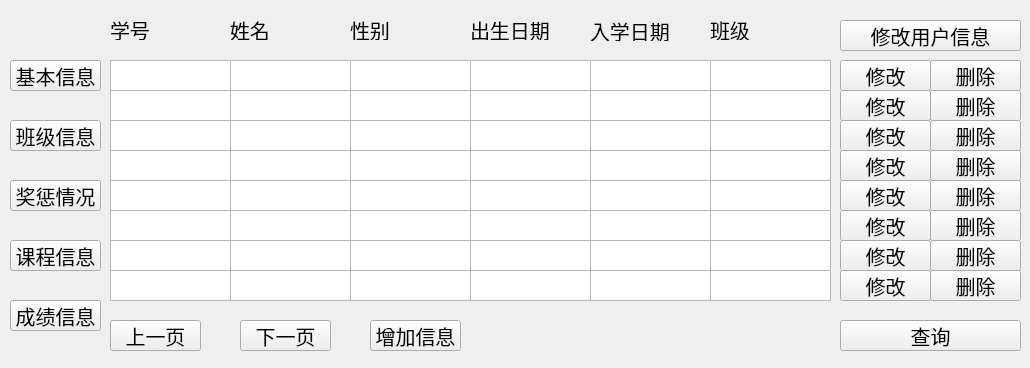
<?xml version="1.0" encoding="UTF-8"?>
<ui version="4.0">
 <class>Form</class>
 <widget class="QWidget" name="Form">
  <property name="geometry">
   <rect>
    <x>0</x>
    <y>0</y>
    <width>1030</width>
    <height>368</height>
   </rect>
  </property>
  <property name="minimumSize">
   <size>
    <width>1030</width>
    <height>368</height>
   </size>
  </property>
  <property name="maximumSize">
   <size>
    <width>1030</width>
    <height>368</height>
   </size>
  </property>
  <property name="windowTitle">
   <string>Form</string>
  </property>
  <widget class="QLabel" name="label_2">
   <property name="geometry">
    <rect>
     <x>230</x>
     <y>20</y>
     <width>61</width>
     <height>20</height>
    </rect>
   </property>
   <property name="font">
    <font>
     <family>楷体</family>
     <pointsize>15</pointsize>
    </font>
   </property>
   <property name="text">
    <string>姓名</string>
   </property>
  </widget>
  <widget class="QLabel" name="label_3">
   <property name="geometry">
    <rect>
     <x>110</x>
     <y>20</y>
     <width>61</width>
     <height>20</height>
    </rect>
   </property>
   <property name="font">
    <font>
     <family>楷体</family>
     <pointsize>15</pointsize>
    </font>
   </property>
   <property name="text">
    <string>学号</string>
   </property>
  </widget>
  <widget class="QLabel" name="label_4">
   <property name="geometry">
    <rect>
     <x>350</x>
     <y>20</y>
     <width>61</width>
     <height>20</height>
    </rect>
   </property>
   <property name="font">
    <font>
     <family>楷体</family>
     <pointsize>15</pointsize>
    </font>
   </property>
   <property name="text">
    <string>性别</string>
   </property>
  </widget>
  <widget class="QLabel" name="label_5">
   <property name="geometry">
    <rect>
     <x>470</x>
     <y>20</y>
     <width>81</width>
     <height>20</height>
    </rect>
   </property>
   <property name="font">
    <font>
     <family>楷体</family>
     <pointsize>15</pointsize>
    </font>
   </property>
   <property name="text">
    <string>出生日期</string>
   </property>
  </widget>
  <widget class="QLabel" name="label_6">
   <property name="geometry">
    <rect>
     <x>590</x>
     <y>20</y>
     <width>81</width>
     <height>21</height>
    </rect>
   </property>
   <property name="font">
    <font>
     <family>楷体</family>
     <pointsize>15</pointsize>
    </font>
   </property>
   <property name="text">
    <string>入学日期</string>
   </property>
  </widget>
  <widget class="QPushButton" name="pushButton">
   <property name="geometry">
    <rect>
     <x>10</x>
     <y>60</y>
     <width>91</width>
     <height>31</height>
    </rect>
   </property>
   <property name="font">
    <font>
     <family>楷体</family>
     <pointsize>15</pointsize>
    </font>
   </property>
   <property name="text">
    <string>基本信息</string>
   </property>
  </widget>
  <widget class="QPushButton" name="pushButton_2">
   <property name="geometry">
    <rect>
     <x>10</x>
     <y>120</y>
     <width>91</width>
     <height>31</height>
    </rect>
   </property>
   <property name="font">
    <font>
     <family>楷体</family>
     <pointsize>15</pointsize>
    </font>
   </property>
   <property name="text">
    <string>班级信息</string>
   </property>
  </widget>
  <widget class="QPushButton" name="pushButton_3">
   <property name="geometry">
    <rect>
     <x>10</x>
     <y>180</y>
     <width>91</width>
     <height>31</height>
    </rect>
   </property>
   <property name="font">
    <font>
     <family>楷体</family>
     <pointsize>15</pointsize>
    </font>
   </property>
   <property name="text">
    <string>奖惩情况</string>
   </property>
  </widget>
  <widget class="QLabel" name="label_7">
   <property name="geometry">
    <rect>
     <x>710</x>
     <y>20</y>
     <width>61</width>
     <height>20</height>
    </rect>
   </property>
   <property name="font">
    <font>
     <family>楷体</family>
     <pointsize>15</pointsize>
    </font>
   </property>
   <property name="text">
    <string>班级</string>
   </property>
  </widget>
  <widget class="QPushButton" name="pushButton_4">
   <property name="geometry">
    <rect>
     <x>110</x>
     <y>320</y>
     <width>91</width>
     <height>31</height>
    </rect>
   </property>
   <property name="font">
    <font>
     <family>楷体</family>
     <pointsize>15</pointsize>
    </font>
   </property>
   <property name="text">
    <string>上一页</string>
   </property>
  </widget>
  <widget class="QPushButton" name="pushButton_5">
   <property name="geometry">
    <rect>
     <x>240</x>
     <y>320</y>
     <width>91</width>
     <height>31</height>
    </rect>
   </property>
   <property name="font">
    <font>
     <family>楷体</family>
     <pointsize>15</pointsize>
    </font>
   </property>
   <property name="text">
    <string>下一页</string>
   </property>
  </widget>
  <widget class="QTextBrowser" name="textBrowser_1">
   <property name="geometry">
    <rect>
     <x>110</x>
     <y>60</y>
     <width>121</width>
     <height>31</height>
    </rect>
   </property>
  </widget>
  <widget class="QTextBrowser" name="textBrowser_2">
   <property name="geometry">
    <rect>
     <x>230</x>
     <y>60</y>
     <width>121</width>
     <height>31</height>
    </rect>
   </property>
  </widget>
  <widget class="QTextBrowser" name="textBrowser_3">
   <property name="geometry">
    <rect>
     <x>350</x>
     <y>60</y>
     <width>121</width>
     <height>31</height>
    </rect>
   </property>
  </widget>
  <widget class="QTextBrowser" name="textBrowser_4">
   <property name="geometry">
    <rect>
     <x>470</x>
     <y>60</y>
     <width>121</width>
     <height>31</height>
    </rect>
   </property>
  </widget>
  <widget class="QTextBrowser" name="textBrowser_5">
   <property name="geometry">
    <rect>
     <x>590</x>
     <y>60</y>
     <width>121</width>
     <height>31</height>
    </rect>
   </property>
  </widget>
  <widget class="QTextBrowser" name="textBrowser_6">
   <property name="geometry">
    <rect>
     <x>710</x>
     <y>60</y>
     <width>121</width>
     <height>31</height>
    </rect>
   </property>
  </widget>
  <widget class="QPushButton" name="pushButton_6">
   <property name="geometry">
    <rect>
     <x>840</x>
     <y>60</y>
     <width>91</width>
     <height>31</height>
    </rect>
   </property>
   <property name="font">
    <font>
     <family>楷体</family>
     <pointsize>15</pointsize>
    </font>
   </property>
   <property name="text">
    <string>修改</string>
   </property>
  </widget>
  <widget class="QTextBrowser" name="textBrowser_10">
   <property name="geometry">
    <rect>
     <x>470</x>
     <y>90</y>
     <width>121</width>
     <height>31</height>
    </rect>
   </property>
  </widget>
  <widget class="QTextBrowser" name="textBrowser_9">
   <property name="geometry">
    <rect>
     <x>350</x>
     <y>90</y>
     <width>121</width>
     <height>31</height>
    </rect>
   </property>
  </widget>
  <widget class="QPushButton" name="pushButton_7">
   <property name="geometry">
    <rect>
     <x>840</x>
     <y>90</y>
     <width>91</width>
     <height>31</height>
    </rect>
   </property>
   <property name="font">
    <font>
     <family>楷体</family>
     <pointsize>15</pointsize>
    </font>
   </property>
   <property name="text">
    <string>修改</string>
   </property>
  </widget>
  <widget class="QTextBrowser" name="textBrowser_7">
   <property name="geometry">
    <rect>
     <x>110</x>
     <y>90</y>
     <width>121</width>
     <height>31</height>
    </rect>
   </property>
  </widget>
  <widget class="QTextBrowser" name="textBrowser_11">
   <property name="geometry">
    <rect>
     <x>590</x>
     <y>90</y>
     <width>121</width>
     <height>31</height>
    </rect>
   </property>
  </widget>
  <widget class="QTextBrowser" name="textBrowser_8">
   <property name="geometry">
    <rect>
     <x>230</x>
     <y>90</y>
     <width>121</width>
     <height>31</height>
    </rect>
   </property>
  </widget>
  <widget class="QTextBrowser" name="textBrowser_12">
   <property name="geometry">
    <rect>
     <x>710</x>
     <y>90</y>
     <width>121</width>
     <height>31</height>
    </rect>
   </property>
  </widget>
  <widget class="QTextBrowser" name="textBrowser_16">
   <property name="geometry">
    <rect>
     <x>470</x>
     <y>120</y>
     <width>121</width>
     <height>31</height>
    </rect>
   </property>
  </widget>
  <widget class="QTextBrowser" name="textBrowser_15">
   <property name="geometry">
    <rect>
     <x>350</x>
     <y>120</y>
     <width>121</width>
     <height>31</height>
    </rect>
   </property>
  </widget>
  <widget class="QPushButton" name="pushButton_8">
   <property name="geometry">
    <rect>
     <x>840</x>
     <y>120</y>
     <width>91</width>
     <height>31</height>
    </rect>
   </property>
   <property name="font">
    <font>
     <family>楷体</family>
     <pointsize>15</pointsize>
    </font>
   </property>
   <property name="text">
    <string>修改</string>
   </property>
  </widget>
  <widget class="QTextBrowser" name="textBrowser_13">
   <property name="geometry">
    <rect>
     <x>110</x>
     <y>120</y>
     <width>121</width>
     <height>31</height>
    </rect>
   </property>
  </widget>
  <widget class="QTextBrowser" name="textBrowser_17">
   <property name="geometry">
    <rect>
     <x>590</x>
     <y>120</y>
     <width>121</width>
     <height>31</height>
    </rect>
   </property>
  </widget>
  <widget class="QTextBrowser" name="textBrowser_14">
   <property name="geometry">
    <rect>
     <x>230</x>
     <y>120</y>
     <width>121</width>
     <height>31</height>
    </rect>
   </property>
  </widget>
  <widget class="QTextBrowser" name="textBrowser_18">
   <property name="geometry">
    <rect>
     <x>710</x>
     <y>120</y>
     <width>121</width>
     <height>31</height>
    </rect>
   </property>
  </widget>
  <widget class="QTextBrowser" name="textBrowser_22">
   <property name="geometry">
    <rect>
     <x>470</x>
     <y>150</y>
     <width>121</width>
     <height>31</height>
    </rect>
   </property>
  </widget>
  <widget class="QTextBrowser" name="textBrowser_21">
   <property name="geometry">
    <rect>
     <x>350</x>
     <y>150</y>
     <width>121</width>
     <height>31</height>
    </rect>
   </property>
  </widget>
  <widget class="QPushButton" name="pushButton_9">
   <property name="geometry">
    <rect>
     <x>840</x>
     <y>150</y>
     <width>91</width>
     <height>31</height>
    </rect>
   </property>
   <property name="font">
    <font>
     <family>楷体</family>
     <pointsize>15</pointsize>
    </font>
   </property>
   <property name="text">
    <string>修改</string>
   </property>
  </widget>
  <widget class="QTextBrowser" name="textBrowser_19">
   <property name="geometry">
    <rect>
     <x>110</x>
     <y>150</y>
     <width>121</width>
     <height>31</height>
    </rect>
   </property>
  </widget>
  <widget class="QTextBrowser" name="textBrowser_23">
   <property name="geometry">
    <rect>
     <x>590</x>
     <y>150</y>
     <width>121</width>
     <height>31</height>
    </rect>
   </property>
  </widget>
  <widget class="QTextBrowser" name="textBrowser_20">
   <property name="geometry">
    <rect>
     <x>230</x>
     <y>150</y>
     <width>121</width>
     <height>31</height>
    </rect>
   </property>
  </widget>
  <widget class="QTextBrowser" name="textBrowser_24">
   <property name="geometry">
    <rect>
     <x>710</x>
     <y>150</y>
     <width>121</width>
     <height>31</height>
    </rect>
   </property>
  </widget>
  <widget class="QTextBrowser" name="textBrowser_28">
   <property name="geometry">
    <rect>
     <x>470</x>
     <y>180</y>
     <width>121</width>
     <height>31</height>
    </rect>
   </property>
  </widget>
  <widget class="QTextBrowser" name="textBrowser_27">
   <property name="geometry">
    <rect>
     <x>350</x>
     <y>180</y>
     <width>121</width>
     <height>31</height>
    </rect>
   </property>
  </widget>
  <widget class="QPushButton" name="pushButton_10">
   <property name="geometry">
    <rect>
     <x>840</x>
     <y>180</y>
     <width>91</width>
     <height>31</height>
    </rect>
   </property>
   <property name="font">
    <font>
     <family>楷体</family>
     <pointsize>15</pointsize>
    </font>
   </property>
   <property name="text">
    <string>修改</string>
   </property>
  </widget>
  <widget class="QTextBrowser" name="textBrowser_25">
   <property name="geometry">
    <rect>
     <x>110</x>
     <y>180</y>
     <width>121</width>
     <height>31</height>
    </rect>
   </property>
  </widget>
  <widget class="QTextBrowser" name="textBrowser_29">
   <property name="geometry">
    <rect>
     <x>590</x>
     <y>180</y>
     <width>121</width>
     <height>31</height>
    </rect>
   </property>
  </widget>
  <widget class="QTextBrowser" name="textBrowser_26">
   <property name="geometry">
    <rect>
     <x>230</x>
     <y>180</y>
     <width>121</width>
     <height>31</height>
    </rect>
   </property>
  </widget>
  <widget class="QTextBrowser" name="textBrowser_30">
   <property name="geometry">
    <rect>
     <x>710</x>
     <y>180</y>
     <width>121</width>
     <height>31</height>
    </rect>
   </property>
  </widget>
  <widget class="QTextBrowser" name="textBrowser_34">
   <property name="geometry">
    <rect>
     <x>470</x>
     <y>210</y>
     <width>121</width>
     <height>31</height>
    </rect>
   </property>
  </widget>
  <widget class="QTextBrowser" name="textBrowser_33">
   <property name="geometry">
    <rect>
     <x>350</x>
     <y>210</y>
     <width>121</width>
     <height>31</height>
    </rect>
   </property>
  </widget>
  <widget class="QPushButton" name="pushButton_11">
   <property name="geometry">
    <rect>
     <x>840</x>
     <y>210</y>
     <width>91</width>
     <height>31</height>
    </rect>
   </property>
   <property name="font">
    <font>
     <family>楷体</family>
     <pointsize>15</pointsize>
    </font>
   </property>
   <property name="text">
    <string>修改</string>
   </property>
  </widget>
  <widget class="QTextBrowser" name="textBrowser_31">
   <property name="geometry">
    <rect>
     <x>110</x>
     <y>210</y>
     <width>121</width>
     <height>31</height>
    </rect>
   </property>
  </widget>
  <widget class="QTextBrowser" name="textBrowser_35">
   <property name="geometry">
    <rect>
     <x>590</x>
     <y>210</y>
     <width>121</width>
     <height>31</height>
    </rect>
   </property>
  </widget>
  <widget class="QTextBrowser" name="textBrowser_32">
   <property name="geometry">
    <rect>
     <x>230</x>
     <y>210</y>
     <width>121</width>
     <height>31</height>
    </rect>
   </property>
  </widget>
  <widget class="QTextBrowser" name="textBrowser_36">
   <property name="geometry">
    <rect>
     <x>710</x>
     <y>210</y>
     <width>121</width>
     <height>31</height>
    </rect>
   </property>
  </widget>
  <widget class="QTextBrowser" name="textBrowser_40">
   <property name="geometry">
    <rect>
     <x>470</x>
     <y>240</y>
     <width>121</width>
     <height>31</height>
    </rect>
   </property>
  </widget>
  <widget class="QTextBrowser" name="textBrowser_39">
   <property name="geometry">
    <rect>
     <x>350</x>
     <y>240</y>
     <width>121</width>
     <height>31</height>
    </rect>
   </property>
  </widget>
  <widget class="QPushButton" name="pushButton_12">
   <property name="geometry">
    <rect>
     <x>840</x>
     <y>240</y>
     <width>91</width>
     <height>31</height>
    </rect>
   </property>
   <property name="font">
    <font>
     <family>楷体</family>
     <pointsize>15</pointsize>
    </font>
   </property>
   <property name="text">
    <string>修改</string>
   </property>
  </widget>
  <widget class="QTextBrowser" name="textBrowser_37">
   <property name="geometry">
    <rect>
     <x>110</x>
     <y>240</y>
     <width>121</width>
     <height>31</height>
    </rect>
   </property>
  </widget>
  <widget class="QTextBrowser" name="textBrowser_41">
   <property name="geometry">
    <rect>
     <x>590</x>
     <y>240</y>
     <width>121</width>
     <height>31</height>
    </rect>
   </property>
  </widget>
  <widget class="QTextBrowser" name="textBrowser_38">
   <property name="geometry">
    <rect>
     <x>230</x>
     <y>240</y>
     <width>121</width>
     <height>31</height>
    </rect>
   </property>
  </widget>
  <widget class="QTextBrowser" name="textBrowser_42">
   <property name="geometry">
    <rect>
     <x>710</x>
     <y>240</y>
     <width>121</width>
     <height>31</height>
    </rect>
   </property>
  </widget>
  <widget class="QTextBrowser" name="textBrowser_43">
   <property name="geometry">
    <rect>
     <x>110</x>
     <y>270</y>
     <width>121</width>
     <height>31</height>
    </rect>
   </property>
  </widget>
  <widget class="QTextBrowser" name="textBrowser_44">
   <property name="geometry">
    <rect>
     <x>230</x>
     <y>270</y>
     <width>121</width>
     <height>31</height>
    </rect>
   </property>
  </widget>
  <widget class="QPushButton" name="pushButton_13">
   <property name="geometry">
    <rect>
     <x>840</x>
     <y>270</y>
     <width>91</width>
     <height>31</height>
    </rect>
   </property>
   <property name="font">
    <font>
     <family>楷体</family>
     <pointsize>15</pointsize>
    </font>
   </property>
   <property name="text">
    <string>修改</string>
   </property>
  </widget>
  <widget class="QTextBrowser" name="textBrowser_45">
   <property name="geometry">
    <rect>
     <x>350</x>
     <y>270</y>
     <width>121</width>
     <height>31</height>
    </rect>
   </property>
  </widget>
  <widget class="QTextBrowser" name="textBrowser_46">
   <property name="geometry">
    <rect>
     <x>470</x>
     <y>270</y>
     <width>121</width>
     <height>31</height>
    </rect>
   </property>
  </widget>
  <widget class="QTextBrowser" name="textBrowser_47">
   <property name="geometry">
    <rect>
     <x>590</x>
     <y>270</y>
     <width>121</width>
     <height>31</height>
    </rect>
   </property>
  </widget>
  <widget class="QTextBrowser" name="textBrowser_48">
   <property name="geometry">
    <rect>
     <x>710</x>
     <y>270</y>
     <width>121</width>
     <height>31</height>
    </rect>
   </property>
  </widget>
  <widget class="QPushButton" name="pushButton_14">
   <property name="geometry">
    <rect>
     <x>10</x>
     <y>240</y>
     <width>91</width>
     <height>31</height>
    </rect>
   </property>
   <property name="font">
    <font>
     <family>楷体</family>
     <pointsize>15</pointsize>
    </font>
   </property>
   <property name="text">
    <string>课程信息</string>
   </property>
  </widget>
  <widget class="QPushButton" name="pushButton_15">
   <property name="geometry">
    <rect>
     <x>10</x>
     <y>300</y>
     <width>91</width>
     <height>31</height>
    </rect>
   </property>
   <property name="font">
    <font>
     <family>楷体</family>
     <pointsize>15</pointsize>
    </font>
   </property>
   <property name="text">
    <string>成绩信息</string>
   </property>
  </widget>
  <widget class="QPushButton" name="pushButton_16">
   <property name="geometry">
    <rect>
     <x>370</x>
     <y>320</y>
     <width>91</width>
     <height>31</height>
    </rect>
   </property>
   <property name="font">
    <font>
     <family>楷体</family>
     <pointsize>15</pointsize>
    </font>
   </property>
   <property name="text">
    <string>增加信息</string>
   </property>
  </widget>
  <widget class="QPushButton" name="pushButton_17">
   <property name="geometry">
    <rect>
     <x>930</x>
     <y>240</y>
     <width>91</width>
     <height>31</height>
    </rect>
   </property>
   <property name="font">
    <font>
     <family>楷体</family>
     <pointsize>15</pointsize>
    </font>
   </property>
   <property name="text">
    <string>删除</string>
   </property>
  </widget>
  <widget class="QPushButton" name="pushButton_18">
   <property name="geometry">
    <rect>
     <x>930</x>
     <y>120</y>
     <width>91</width>
     <height>31</height>
    </rect>
   </property>
   <property name="font">
    <font>
     <family>楷体</family>
     <pointsize>15</pointsize>
    </font>
   </property>
   <property name="text">
    <string>删除</string>
   </property>
  </widget>
  <widget class="QPushButton" name="pushButton_19">
   <property name="geometry">
    <rect>
     <x>930</x>
     <y>270</y>
     <width>91</width>
     <height>31</height>
    </rect>
   </property>
   <property name="font">
    <font>
     <family>楷体</family>
     <pointsize>15</pointsize>
    </font>
   </property>
   <property name="text">
    <string>删除</string>
   </property>
  </widget>
  <widget class="QPushButton" name="pushButton_20">
   <property name="geometry">
    <rect>
     <x>930</x>
     <y>150</y>
     <width>91</width>
     <height>31</height>
    </rect>
   </property>
   <property name="font">
    <font>
     <family>楷体</family>
     <pointsize>15</pointsize>
    </font>
   </property>
   <property name="text">
    <string>删除</string>
   </property>
  </widget>
  <widget class="QPushButton" name="pushButton_21">
   <property name="geometry">
    <rect>
     <x>930</x>
     <y>210</y>
     <width>91</width>
     <height>31</height>
    </rect>
   </property>
   <property name="font">
    <font>
     <family>楷体</family>
     <pointsize>15</pointsize>
    </font>
   </property>
   <property name="text">
    <string>删除</string>
   </property>
  </widget>
  <widget class="QPushButton" name="pushButton_22">
   <property name="geometry">
    <rect>
     <x>930</x>
     <y>180</y>
     <width>91</width>
     <height>31</height>
    </rect>
   </property>
   <property name="font">
    <font>
     <family>楷体</family>
     <pointsize>15</pointsize>
    </font>
   </property>
   <property name="text">
    <string>删除</string>
   </property>
  </widget>
  <widget class="QPushButton" name="pushButton_23">
   <property name="geometry">
    <rect>
     <x>930</x>
     <y>90</y>
     <width>91</width>
     <height>31</height>
    </rect>
   </property>
   <property name="font">
    <font>
     <family>楷体</family>
     <pointsize>15</pointsize>
    </font>
   </property>
   <property name="text">
    <string>删除</string>
   </property>
  </widget>
  <widget class="QPushButton" name="pushButton_24">
   <property name="geometry">
    <rect>
     <x>930</x>
     <y>60</y>
     <width>91</width>
     <height>31</height>
    </rect>
   </property>
   <property name="font">
    <font>
     <family>楷体</family>
     <pointsize>15</pointsize>
    </font>
   </property>
   <property name="text">
    <string>删除</string>
   </property>
  </widget>
  <widget class="QPushButton" name="pushButton_25">
   <property name="geometry">
    <rect>
     <x>840</x>
     <y>320</y>
     <width>181</width>
     <height>31</height>
    </rect>
   </property>
   <property name="font">
    <font>
     <family>楷体</family>
     <pointsize>15</pointsize>
    </font>
   </property>
   <property name="text">
    <string>查询</string>
   </property>
  </widget>
  <widget class="QPushButton" name="pushButton_26">
   <property name="geometry">
    <rect>
     <x>840</x>
     <y>20</y>
     <width>181</width>
     <height>31</height>
    </rect>
   </property>
   <property name="font">
    <font>
     <family>楷体</family>
     <pointsize>15</pointsize>
    </font>
   </property>
   <property name="text">
    <string>修改用户信息</string>
   </property>
  </widget>
 </widget>
 <resources/>
 <connections/>
</ui>
